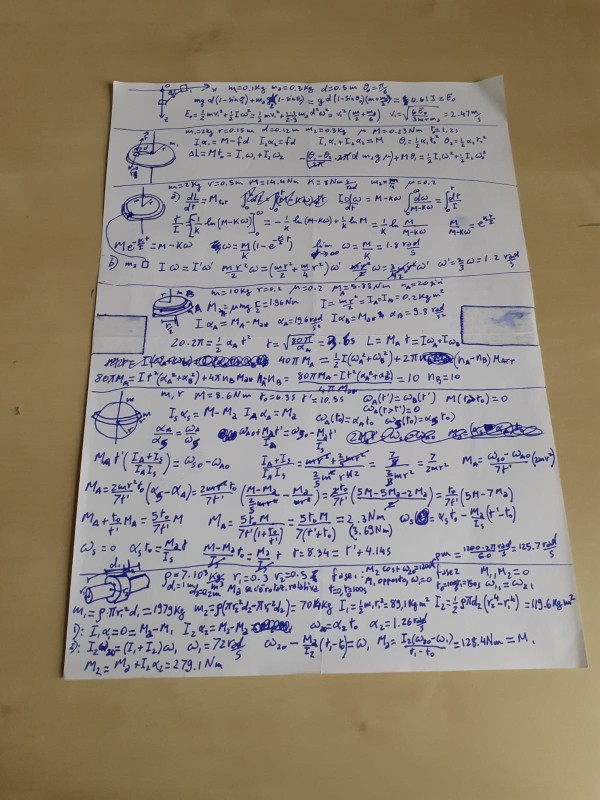
#> input picture examples/prova2.jpeg, 1200 x 1600 px (shown at 1/2 size)
$ python doc_scan_click.py
#> lines starting #> are read from the running program, lines starting #| are printed output that depends on the picture
import ntpath
import cv2
import numpy as np
from fpdf import FPDF
import os

filepath = 'examples/prova2.jpeg'#input('Path to file: ')
colorized = True

img = cv2.imread(filepath)
#> img is the input picture: shape (1600, 1200, 3); mean B, G, R 125.3, 137.4, 146.7
vertici = [] #list that will contain the four selected corner points

#print(img.shape)
initial_x = img.shape[1]
#> initial_x = 1200
initial_y = img.shape[0]
#> initial_y = 1600

ratio = 600 / initial_x
#> ratio = 0.5

final_x = 600
final_y = int(initial_y * ratio)
#> final_y = 800

foglio_x = 2480
foglio_y = 3508

img_resize = cv2.resize(img, (final_x, final_y))
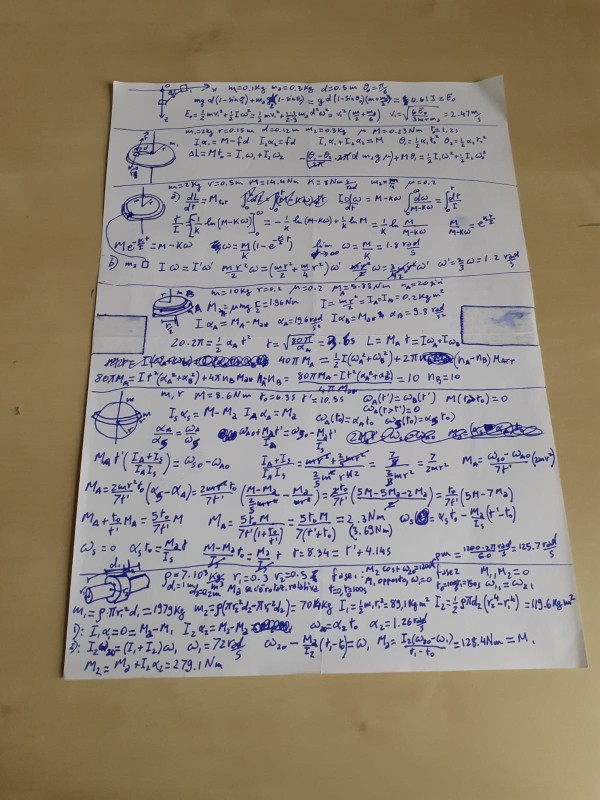
#> img_resize: shape (800, 600, 3); mean B, G, R 125.4, 137.5, 146.8


# [19 lines left out: function reorder, not called in this run]

def click(event, x, y, flags, params):
    if event == cv2.EVENT_LBUTTONDOWN and len(vertici) < 4:
        vertici.append([int(x / ratio), int(y / ratio)])


while True:
    cv2.imshow('image', img_resize)

    cv2.setMouseCallback('image', click)

    if cv2.waitKey(1) & len(vertici) == 4:
#> (key Esc is pressed here)
        cv2.destroyAllWindows()
        break

# [39 lines left out: functions get_threshold, scan_image, not called in this run]


output_img = scan_image(filepath, colorized)

dir = os.path.join(os.getcwd(), 'scanned')
if not os.path.exists(dir):
    os.mkdir(dir)

cv2.imwrite('scanned/image_scanned.jpg', output_img)

pdf = FPDF(format='A4', unit='cm')
pdf.add_page()

pdf.image('scanned/image_scanned.jpg', 0, 0, 21, 29.7)
pdf.output(f"scanned/{ntpath.basename(filepath).split('.')[0]}.pdf", "F")
os.remove('scanned/image_scanned.jpg')

$ run again, with examples/prova1.jpeg copied over examples/prova2.jpeg
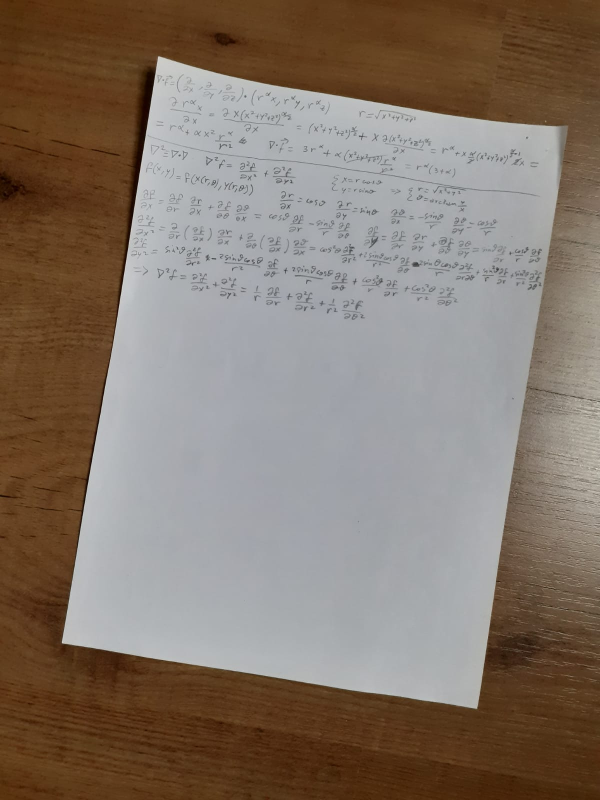
#> input picture examples/prova1.jpeg, 1200 x 1600 px (shown at 1/2 size)
#> img is the input picture: shape (1600, 1200, 3); mean B, G, R 107.5, 119.1, 132.9
#> `img_resize = cv2.resize(img, (final_x, final_y))`:
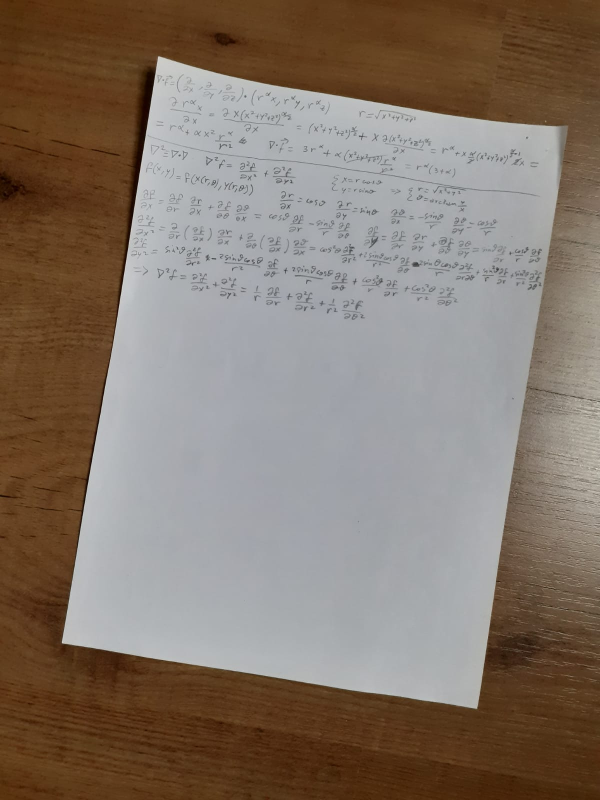
#> img_resize: shape (800, 600, 3); mean B, G, R 107.6, 119.2, 133

$ run again, with examples/prova3.jpeg copied over examples/prova2.jpeg
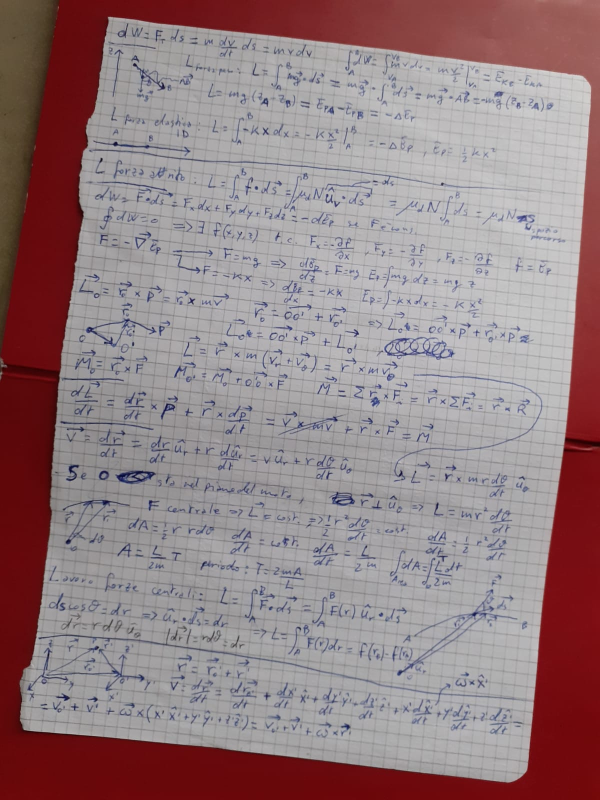
#> input picture examples/prova3.jpeg, 1200 x 1600 px (shown at 1/2 size)
#> img is the input picture: shape (1600, 1200, 3); mean B, G, R 130.1, 127.3, 149.3
#> `img_resize = cv2.resize(img, (final_x, final_y))`:
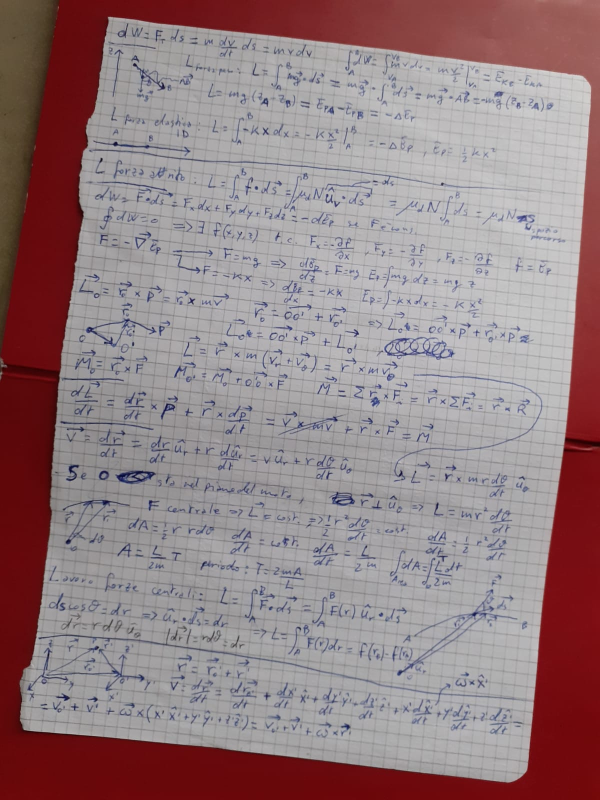
#> img_resize: shape (800, 600, 3); mean B, G, R 130.3, 127.4, 149.4

$ run again, with examples/prova4.jpeg copied over examples/prova2.jpeg
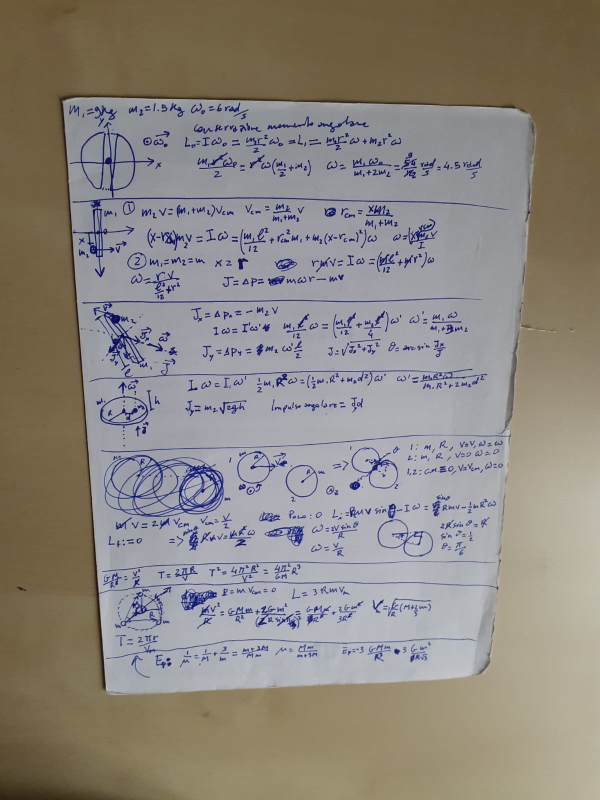
#> input picture examples/prova4.jpeg, 1200 x 1600 px (shown at 1/2 size)
#> img is the input picture: shape (1600, 1200, 3); mean B, G, R 128.7, 135.6, 141.4
#> `img_resize = cv2.resize(img, (final_x, final_y))`:
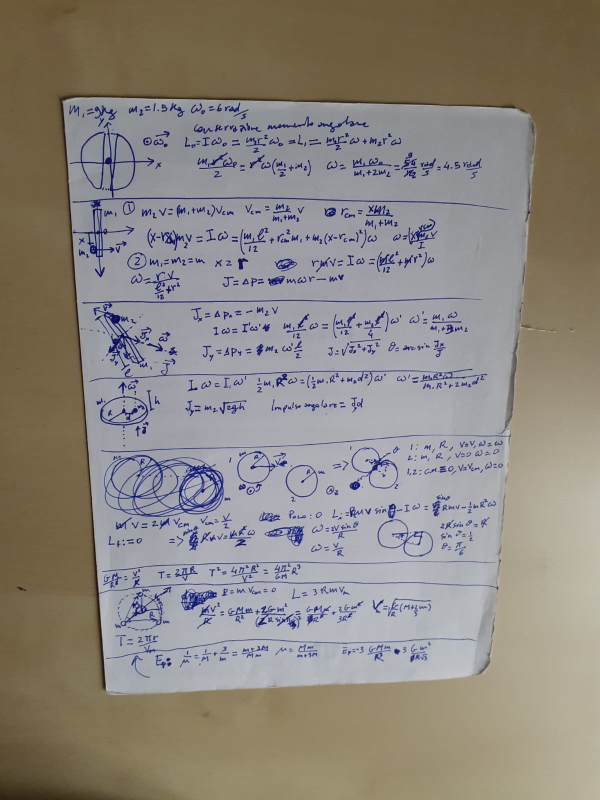
#> img_resize: shape (800, 600, 3); mean B, G, R 128.8, 135.7, 141.5
